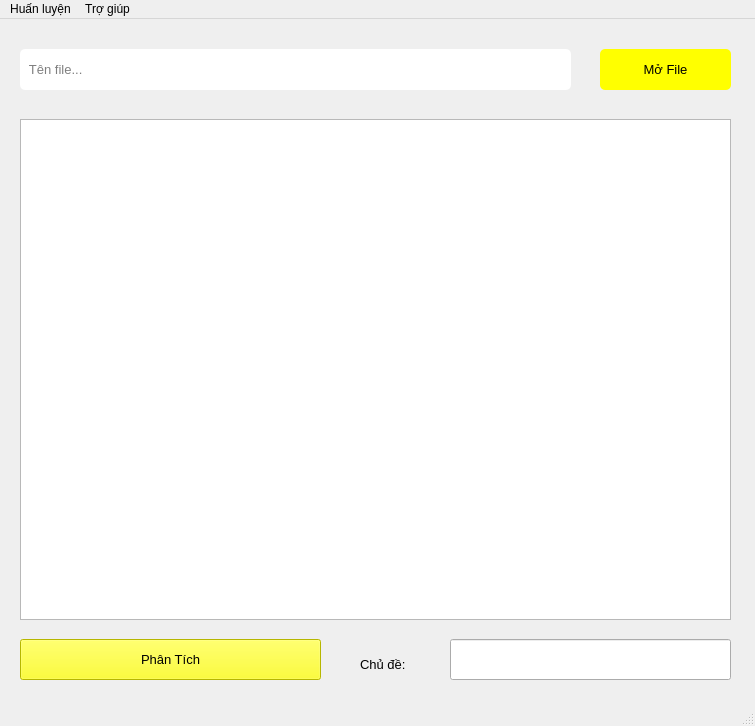
<?xml version="1.0" encoding="UTF-8"?>
<ui version="4.0">
 <class>MainWindow</class>
 <widget class="QMainWindow" name="MainWindow">
  <property name="geometry">
   <rect>
    <x>0</x>
    <y>0</y>
    <width>755</width>
    <height>726</height>
   </rect>
  </property>
  <property name="font">
   <font>
    <pointsize>10</pointsize>
   </font>
  </property>
  <property name="windowTitle">
   <string>Phân loại văn bản</string>
  </property>
  <property name="windowIcon">
   <iconset>
    <normaloff>../../download 1.2/balance.png</normaloff>../../download 1.2/balance.png</iconset>
  </property>
  <property name="autoFillBackground">
   <bool>false</bool>
  </property>
  <property name="styleSheet">
   <string notr="true">background-color:solid;</string>
  </property>
  <property name="iconSize">
   <size>
    <width>30</width>
    <height>30</height>
   </size>
  </property>
  <widget class="QWidget" name="centralwidget">
   <widget class="QLineEdit" name="lineEdit">
    <property name="geometry">
     <rect>
      <x>20</x>
      <y>30</y>
      <width>551</width>
      <height>41</height>
     </rect>
    </property>
    <property name="font">
     <font>
      <pointsize>10</pointsize>
     </font>
    </property>
    <property name="styleSheet">
     <string notr="true">border-radius:5px;
border:1px black;</string>
    </property>
    <property name="placeholderText">
     <string>  Tên file...</string>
    </property>
   </widget>
   <widget class="QPushButton" name="pushButton">
    <property name="geometry">
     <rect>
      <x>600</x>
      <y>30</y>
      <width>131</width>
      <height>41</height>
     </rect>
    </property>
    <property name="font">
     <font>
      <pointsize>10</pointsize>
     </font>
    </property>
    <property name="styleSheet">
     <string notr="true">background-color:rgb(255, 255, 0);
border-radius:5px;</string>
    </property>
    <property name="text">
     <string>Mở File</string>
    </property>
   </widget>
   <widget class="QPushButton" name="pushButton_2">
    <property name="geometry">
     <rect>
      <x>20</x>
      <y>620</y>
      <width>301</width>
      <height>41</height>
     </rect>
    </property>
    <property name="font">
     <font>
      <pointsize>10</pointsize>
     </font>
    </property>
    <property name="styleSheet">
     <string notr="true">background-color:rgb(255, 255, 0);</string>
    </property>
    <property name="text">
     <string>Phân Tích</string>
    </property>
    <property name="shortcut">
     <string>Return</string>
    </property>
   </widget>
   <widget class="QTextEdit" name="textEdit">
    <property name="geometry">
     <rect>
      <x>20</x>
      <y>100</y>
      <width>711</width>
      <height>501</height>
     </rect>
    </property>
    <property name="font">
     <font>
      <pointsize>10</pointsize>
     </font>
    </property>
   </widget>
   <widget class="QLabel" name="label">
    <property name="geometry">
     <rect>
      <x>360</x>
      <y>630</y>
      <width>71</width>
      <height>31</height>
     </rect>
    </property>
    <property name="font">
     <font>
      <pointsize>10</pointsize>
     </font>
    </property>
    <property name="text">
     <string>Chủ đề:</string>
    </property>
   </widget>
   <widget class="QLineEdit" name="lineEdit_2">
    <property name="geometry">
     <rect>
      <x>450</x>
      <y>620</y>
      <width>281</width>
      <height>41</height>
     </rect>
    </property>
    <property name="font">
     <font>
      <pointsize>10</pointsize>
     </font>
    </property>
   </widget>
  </widget>
  <widget class="QStatusBar" name="statusbar"/>
  <widget class="QMenuBar" name="menuBar">
   <property name="geometry">
    <rect>
     <x>0</x>
     <y>0</y>
     <width>755</width>
     <height>22</height>
    </rect>
   </property>
   <widget class="QMenu" name="menuHu_n_luy_n">
    <property name="title">
     <string>Huấn luyện</string>
    </property>
    <addaction name="actionT_p_hu_n_luy_n"/>
    <addaction name="actionB_t_u_hu_n_luy_n"/>
   </widget>
   <widget class="QMenu" name="menuHelp">
    <property name="title">
     <string>Trợ giúp</string>
    </property>
    <addaction name="actionH_ng_d_n_s_d_ng_3"/>
   </widget>
   <addaction name="menuHu_n_luy_n"/>
   <addaction name="menuHelp"/>
  </widget>
  <action name="actionH_ng_d_n_s_d_ng">
   <property name="text">
    <string>Hướng dẫn sử dụng</string>
   </property>
   <property name="shortcut">
    <string>Ctrl+H</string>
   </property>
  </action>
  <action name="actionOpen_File">
   <property name="text">
    <string>Mở File</string>
   </property>
   <property name="shortcut">
    <string>Ctrl+O</string>
   </property>
  </action>
  <action name="actionSave_File">
   <property name="text">
    <string>Lưu Kết Quả</string>
   </property>
   <property name="shortcut">
    <string>Ctrl+S</string>
   </property>
  </action>
  <action name="actionTho_t">
   <property name="text">
    <string>Thoát</string>
   </property>
   <property name="shortcut">
    <string>Esc</string>
   </property>
  </action>
  <action name="actionL_u">
   <property name="text">
    <string>Lưu Kết Quả</string>
   </property>
   <property name="shortcut">
    <string>Ctrl+S</string>
   </property>
  </action>
  <action name="actionL_m_M_i">
   <property name="text">
    <string>Làm Mới</string>
   </property>
   <property name="shortcut">
    <string>Ctrl+N</string>
   </property>
  </action>
  <action name="actionH_ng_d_n_s_d_ng_2">
   <property name="text">
    <string>Hướng dẫn sử dụng</string>
   </property>
  </action>
  <action name="actionT_p_hu_n_luy_n">
   <property name="text">
    <string>Tệp huấn luyện</string>
   </property>
  </action>
  <action name="actionB_t_u_hu_n_luy_n">
   <property name="text">
    <string>Bắt đầu huấn luyện</string>
   </property>
  </action>
  <action name="actionH_ng_d_n_s_d_ng_3">
   <property name="text">
    <string>Hướng dẫn sử dụng</string>
   </property>
  </action>
 </widget>
 <resources>
  <include location="rc.qrc"/>
 </resources>
 <connections/>
</ui>
